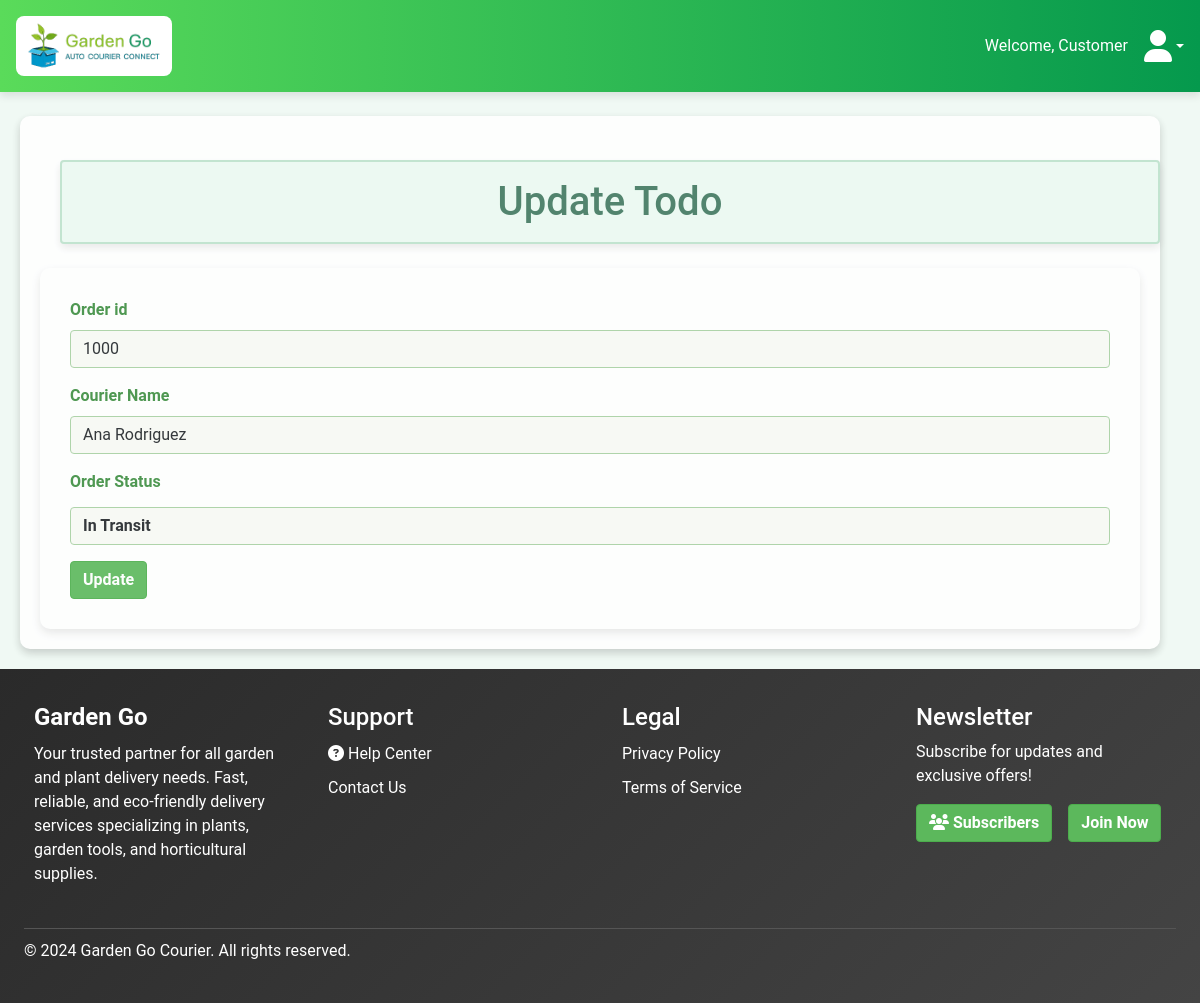
/update/1 (signed in), run on the app's committed database.
### model.py (models this page shows, shortened)
class User(db.Model):
    __tablename__ = 'user'
    user_id = db.Column(db.Integer, primary_key=True, autoincrement=True)
    name = db.Column(db.String(255), nullable=False)
    email = db.Column(db.String(255), unique=True, nullable=False)
    phone_number = db.Column(db.Integer, unique=True, nullable=False)
    password_hash = db.Column(db.String(255), nullable=False)
    role = db.Column(db.Enum('Customer', 'Admin', 'Courier'), default='Customer', nullable=False)
    created_at = db.Column(db.DateTime, default=lambda: datetime.now(IST))
    updated_at = db.Column(db.DateTime, default=lambda: datetime.now(IST), onupdate=lambda: datetime.now(IST))
    last_login = db.Column(db.DateTime, nullable=True)
    is_active = db.Column(db.Boolean, default=True)
    account_request = db.Column(db.Boolean, default=False)
    reset_tokens = db.relationship("PasswordResetToken", back_populates="user", cascade="all, delete-orphan")
    addresses = db.relationship("Address", back_populates="user", cascade="all, delete-orphan")
    orders = db.relationship('Order', backref='user')
    notifications = db.relationship('Notification', backref='user')
    delivery_issues = db.relationship('DeliveryIssue', back_populates='user')

class Courier(db.Model):
    __tablename__ = 'courier'
    sno = db.Column(db.Integer, primary_key=True)
    status = db.Column(db.String(50))
    delivery_time = db.Column(db.DateTime)
    courier_name = db.Column(db.String(100))
    date_created = db.Column(db.DateTime, default=datetime.utcnow)
    delivery_timing = db.Column(db.Enum(DeliveryTimingStatus))
    order_id = db.Column(db.Integer, db.ForeignKey('order.order_id'))
    delivery_issues = db.relationship('DeliveryIssue', back_populates='courier')

### couriert3/couriert3.py (the view, shortened to what this page needs)
@couriert3.route('/update/<int:sno>', methods=['GET', 'POST'])
def update(sno):
    user = None
    if 'user_id' not in session:
        return redirect(url_for('logint1.login'))
    user = User.query.get(session['user_id']) if 'user_id' in session else None
    todo = Courier.query.filter_by(sno=sno).first()
    if not todo:
        return "Todo not found", 404
    return render_template('update.html', todo=todo, user=user)

### utils.py (called while the page is built, shortened)
def track_activity(app):
    @app.before_request
    def check_session_timeout():
        if "user_id" in session:
            now = datetime.now()
            last_activity = session.get("last_activity")
            session["last_activity"] = now.strftime("%Y-%m-%d %H:%M:%S")

def cache_control(app):
    @app.after_request
    def add_header(response):
        response.headers["Cache-Control"] = "no-cache, no-store, must-revalidate"
        response.headers["Pragma"] = "no-cache"
        response.headers["Expires"] = "0"
        return response

### couriert3/templates/update.html (shortened to what this page needs)
{% extends 'base.html' %}
{% block extra_css %}
<link rel="stylesheet" href="{{ url_for('static', filename='css/update.css') }}">
{% endblock %}
{% block body %}
<h1 class="container text-center p-3 my-4 rounded"
  style="background-color: #eafaf1; color: #2d6a4f; border: 2px solid #b8dfc8; box-shadow: 0px 4px 8px rgba(0, 0, 0, 0.1);">
  Update Todo
</h1>
<form action="/update/{{ todo.sno }}" method="POST">
  <div class="mb-3">
    <label for="orderid" class="form-label">Order id</label>
    <input type="text" class="form-control" name="orderid" id="orderid" value="{{ todo.order_id }}">
  </div>
  <div class="mb-3">
    <label for="courier_name" class="form-label">Courier Name</label>
    <input type="text" class="form-control" name="courier_name" id="courier_name" value="{{ todo.courier_name }}">
  </div>
  <div class="mb-3">
    <label for="status" class="form-label">Order Status</label>
    <select id="status" class="form-control" name="status" required>
      <option value="In Transit" {% if todo.status=="In Transit" %}selected{% endif %}>In Transit</option>
    </select>
  </div>
  <button type="submit" class="btn btn-success">Update</button>
</form>
{% endblock %}

### couriert3/templates/base.html (shortened to what this page needs)
<!doctype html>
<html lang="en">
<head>
    <link href="https://cdn.jsdelivr.net/npm/bootstrap@5.0.2/dist/css/bootstrap.min.css" rel="stylesheet">
    <link href="https://cdnjs.cloudflare.com/ajax/libs/font-awesome/6.4.0/css/all.min.css" rel="stylesheet">
    <link rel="stylesheet" href="../static/css/styles.css">
    <link rel="stylesheet" href="https://cdnjs.cloudflare.com/ajax/libs/animate.css/4.1.1/animate.min.css" />
    <link rel="stylesheet" href="/static/css/report_issue.css">
    {% block extra_css %}{% endblock %}
</head>
<body>
    <nav class="navbar p-3 d-flex justify-content-between align-items-center">
        <div class="d-flex align-items-center" style="background-color: #fff; border-radius: 8px; padding: 5px 10px;">
            <img src="/static/images/logo.png" alt="Garden Go Logo" style="height: 50px;">
        </div>
        <div class="d-flex align-items-center">
            {% if user %}
                <span class="me-3">Welcome, {{ user.role }}</span>
                <div class="dropdown">
                    <a href="#" class="d-flex align-items-center text-decoration-none dropdown-toggle text-white" id="profileDropdown" data-bs-toggle="dropdown" aria-expanded="false">
                        <i class="fa fa-user fa-2x"></i>
                    </a>
                </div>
            {% else %}
                <a href="{{ url_for('logint1.login') }}" class="btn btn-success text-white">Login</a>
            {% endif %}
        </div>
    </nav>
    <div class="container mt-4">
        {% block body %}{% endblock %}
    </div>
    <footer class="footer bg-dark text-white p-4">
        <div class="footer-container row">
            <div class="footer-section about col-md-4">
                <h3 class="footer-title">Garden Go</h3>
                <p>Your trusted partner for all garden and plant delivery needs. Fast, reliable, and eco-friendly delivery services specializing in plants, garden tools, and horticultural supplies.</p>
            </div>
            <div class="footer-section support col-md-2">
                <h4>Support</h4>
                <ul>
                    <li><a href="{{ url_for('couriert3.helpcenter') }}" class="text-white"><i class="fas fa-question-circle"></i> Help Center</a></li>
                    <li><a href="#" class="text-white">Contact Us</a></li>
                </ul>
            </div>
            <div class="footer-section legal col-md-2">
                <h4>Legal</h4>
                <ul>
                    <li><a href="{{ url_for('couriert3.privacypolicy') }}" class="text-white">Privacy Policy</a></li>
                    <li><a href="{{ url_for('couriert3.termsofservice') }}" class="text-white">Terms of Service</a></li>
                </ul>
            </div>
            <div class="footer-section connect col-md-4">
                <h4>Newsletter</h4>
                <p>Subscribe for updates and exclusive offers!</p>
                <div class="d-flex gap-3 mt-3">
                    <button class="btn btn-success text-white">
                        <a href="{{ url_for('couriert3.show_subscribers') }}" class="text-decoration-none text-white">
                            <i class="fas fa-users"></i> Subscribers
                        </a>
                    </button>
                    <button class="btn btn-success text-white">Join Now</button>
                </div>
            </div>
        </div>
        <div class="footer-bottom text-center mt-3">
            <p>© 2024 Garden Go Courier. All rights reserved.</p>
        </div>
    </footer>
</body>
</html>

### static/css/styles.css (style rules this page uses)
body { margin: 0; font-family: 'Arial', sans-serif; }
.navbar { display: flex; justify-content: space-between; align-items: center; background-color: #08e447; padding: 10px 20px; color: white; box-shadow: 0 4px 8px rgba(0, 0, 0, 0.1); position: sticky; top: 0; z-index: 1000; transition: background-color 0.3s ease-in-out; }
body { margin: 0; font-family: 'Arial', sans-serif; background-color: #f4f4f9; }
.footer { position: relative; background: linear-gradient(135deg, #2a2a2a, #444); color: white; padding: 60px 20px; overflow: hidden; }
.footer-container { display: flex; flex-wrap: wrap; justify-content: space-between; z-index: 2; position: relative; }
.footer-section { flex: 1 1 200px; margin: 10px; animation: fadeIn 1.5s ease-in-out; }
.footer-title { font-size: 24px; margin-bottom: 10px; font-weight: bold; }
.footer-section ul { list-style: none; padding: 0; }
.footer-section ul li { margin: 10px 0; }
.footer-section ul li a { color: #aaa; text-decoration: none; transition: color 0.3s ease; }
.footer-bottom { margin-top: 20px; padding-top: 10px; border-top: 1px solid #555; display: flex; justify-content: space-between; align-items: center; flex-wrap: wrap; }
#status { font-weight: bold; }

### static/css/report_issue.css (style rules this page uses)
body { font-family: 'Roboto', sans-serif; margin: 0; padding: 0; background-color: #f4f4f4; color: #333; }
.container { margin: 20px; padding: 20px; background-color: white; border-radius: 10px; box-shadow: 0 4px 10px rgba(0, 0, 0, 0.2); opacity: 0.9; }
select, textarea { width: 100%; padding: 8px; margin: 5px 0; font-size: 1em; border-radius: 5px; border: 1px solid #ccc; }

### static/css/update.css (style rules this page uses)
body { background-color: #f0f9f4; }
.container { margin-top: 50px; }
.form-label { color: #3e8e41; }
.form-control { border: 1px solid #a8d0a2; background-color: #f8f9f4; }
.btn-success { background-color: #5cb85c; border-color: #4cae4c; }
.mb-3 { margin-bottom: 1.5rem; }
.btn { font-weight: bold; }
form { background-color: #ffffff; border-radius: 10px; box-shadow: 0 4px 10px rgba(0, 0, 0, 0.1); padding: 30px; }
.form-control::placeholder { color: #6c757d; }
.form-label { font-weight: 600; }

### couriert3/templates/base.html (style rules this page uses)
.navbar { background: linear-gradient(to right, #5adb5a, #05994d); }

### data on the page
User: role "Customer"
Courier: orderid "1000", courier_name "Ana Rodriguez", status "In Transit"
